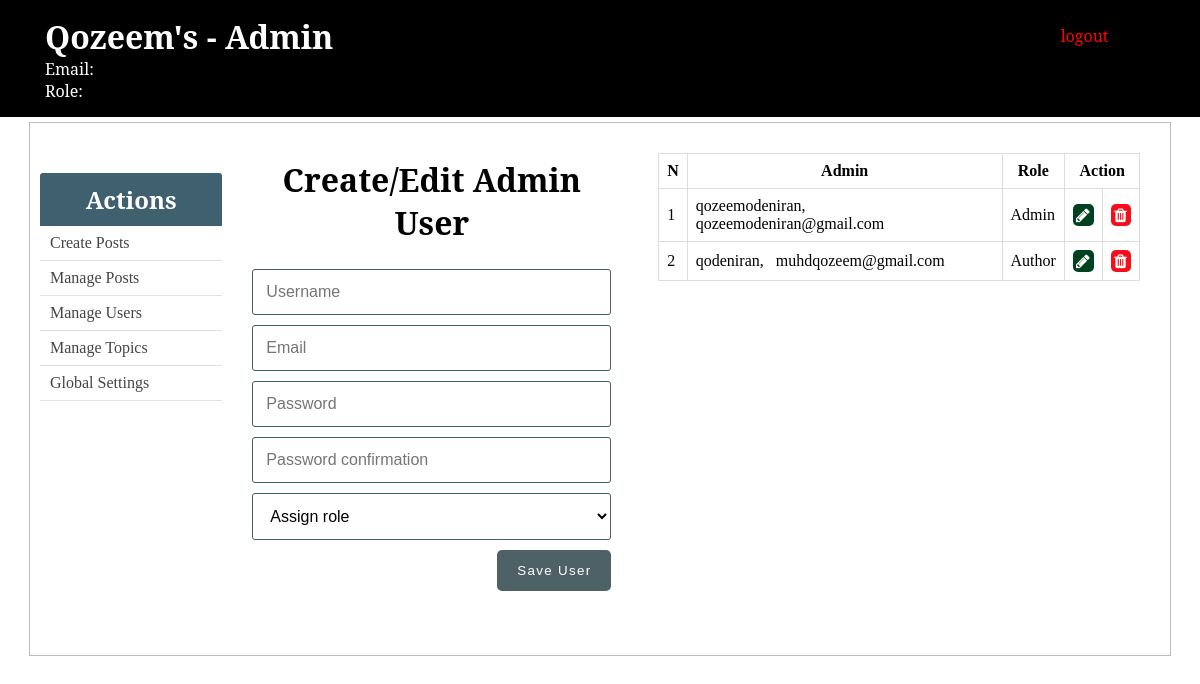
Page /admin/users.php on the earlier database version.
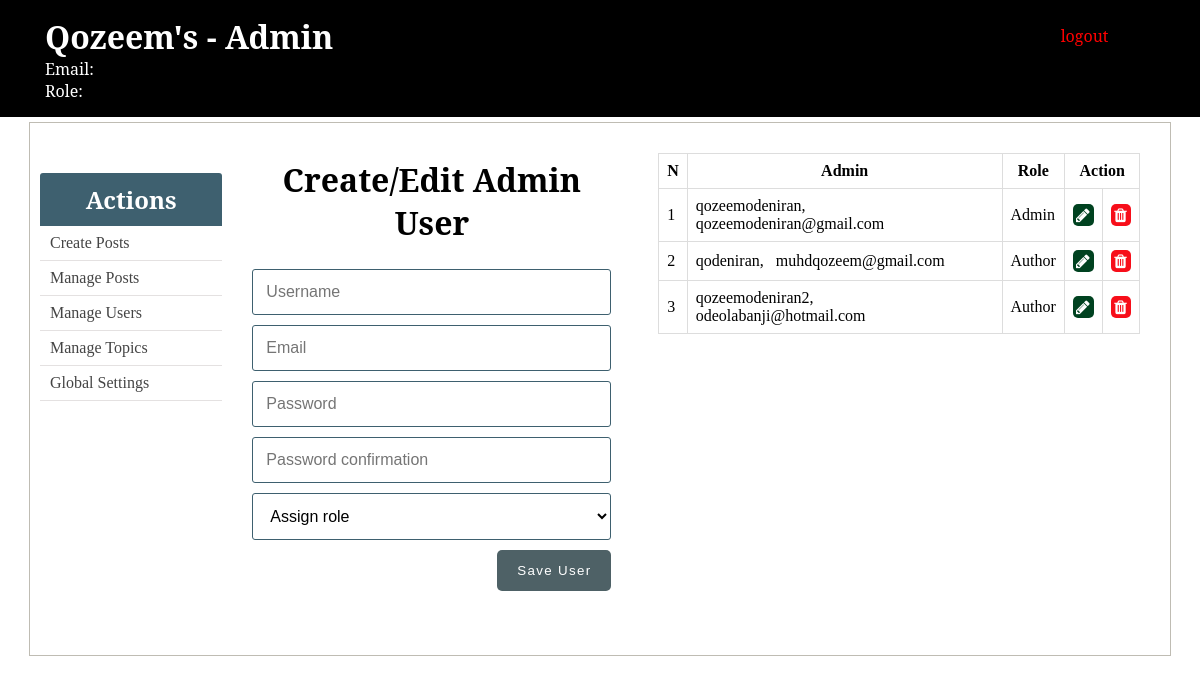
Same page on the later database version.
### tables this page shows
CREATE TABLE `users` (
  `id` int(11) NOT NULL,
  `username` varchar(255) NOT NULL,
  `email` varchar(255) NOT NULL,
  `role` enum('Author','Admin') DEFAULT NULL,
  `password` varchar(255) NOT NULL,
  `created_at` timestamp NULL DEFAULT current_timestamp(),
  `updated_at` timestamp NULL DEFAULT NULL
);

### admin/includes/admin_functions.php (called while the page is built, shortened)
<?php
$isEditingUser = false;
$username = "";
$email = "";
function getAdminUsers(){
	global $conn, $roles;
	$sql = "SELECT * FROM users WHERE role IS NOT NULL";
	$result = mysqli_query($conn, $sql);
	$users = mysqli_fetch_all($result, MYSQLI_ASSOC);
	return $users;
}
?>

### admin/users.php (the view, shortened to what this page needs)
<?php  include('../config.php'); ?>
<?php  include(ROOT_PATH . '/admin/includes/admin_functions.php'); ?>
<?php
	$admins = getAdminUsers();
?>
<?php include(ROOT_PATH . '/admin/includes/head_section.php'); ?>
</head>
<body>
	<?php include(ROOT_PATH . '/admin/includes/navbar.php') ?>
	<div class="container content">
		<?php include(ROOT_PATH . '/admin/includes/menu.php') ?>
		<div class="action">
			<h1 class="page-title">Create/Edit Admin User</h1>
			<form method="post" action="<?php echo BASE_URL . 'admin/users.php'; ?>" >
				<input type="text" name="username" value="<?php echo $username; ?>" placeholder="Username">
				<input type="email" name="email" value="<?php echo $email ?>" placeholder="Email">
				<input type="password" name="password" placeholder="Password">
				<input type="password" name="passwordConfirmation" placeholder="Password confirmation">
				<select name="role">
					<option value="" selected disabled>Assign role</option>
				</select>
				<?php if ($isEditingUser === true): ?>
					<button type="submit" class="btn" name="update_admin">UPDATE</button>
				<?php else: ?>
					<button type="submit" class="btn" name="create_admin">Save User</button>
				<?php endif ?>
			</form>
		</div>
		<div class="table-div">
			<?php if (empty($admins)): ?>
				<h1>No admins in the database.</h1>
			<?php else: ?>
				<table class="table">
					<thead>
						<th>N</th>
						<th>Admin</th>
						<th>Role</th>
						<th colspan="2">Action</th>
					</thead>
					<tbody>
					<?php foreach ($admins as $key => $admin): ?>
						<tr>
							<td><?php echo $key + 1; ?></td>
							<td>
								<?php echo $admin['username']; ?>, &nbsp;
								<?php echo $admin['email']; ?>
							</td>
							<td><?php echo $admin['role']; ?></td>
							<td>
								<a class="fa fa-pencil btn edit"
									href="users.php?edit-admin=<?php echo $admin['id'] ?>">
								</a>
							</td>
							<td>
								<a class="fa fa-trash btn delete"
								    href="users.php?delete-admin=<?php echo $admin['id'] ?>">
								</a>
							</td>
						</tr>
					<?php endforeach ?>
					</tbody>
				</table>
			<?php endif ?>
		</div>
	</div>
</body>
</html>

Differences in the rows shown:
added users: username "qozeemodeniran2", email "odeolabanji@hotmail.com", role "Author"
